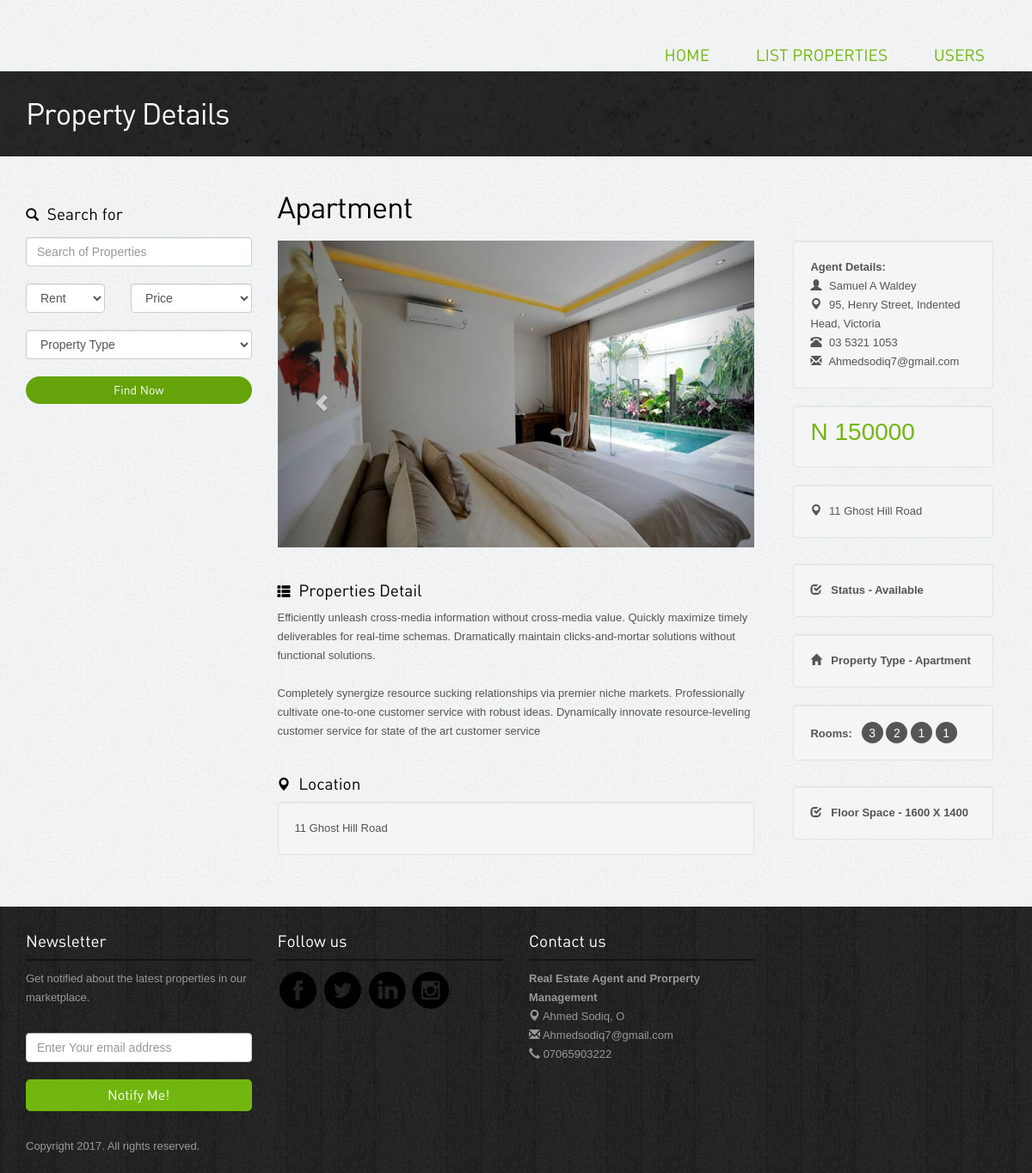
The app's page /property-detail.php?id=1 with its own data.
### tables this page shows
CREATE TABLE `properties` (
  `property_id` int(10) NOT NULL,
  `property_title` varchar(150) DEFAULT NULL,
  `property_details` text DEFAULT NULL,
  `delivery_type` varchar(20) DEFAULT NULL,
  `availablility` int(5) DEFAULT NULL,
  `price` float DEFAULT NULL,
  `property_address` varchar(200) DEFAULT NULL,
  `property_img` varchar(200) DEFAULT NULL,
  `bed_room` int(5) DEFAULT NULL,
  `liv_room` int(5) DEFAULT NULL,
  `parking` int(5) DEFAULT NULL,
  `kitchen` int(5) DEFAULT NULL,
  `utility` varchar(100) DEFAULT NULL,
  `property_type` varchar(20) DEFAULT NULL,
  `floor_space` varchar(20) DEFAULT NULL,
  `agent_id` int(10) DEFAULT NULL,
  `dateCreated` varchar(50) DEFAULT NULL
);

CREATE TABLE `agent` (
  `agent_id` int(10) NOT NULL,
  `agent_name` varchar(150) NOT NULL,
  `agent_address` varchar(250) NOT NULL,
  `agent_contact` varchar(20) NOT NULL,
  `agent_email` varchar(25) NOT NULL,
  `agent_password` varchar(50) DEFAULT NULL,
  `dateRegistered` varchar(255) DEFAULT NULL
);

### property-detail.php (the view, shortened to what this page needs)
<?php
include_once "connection.php";
if(isset($_GET['id'])){
	$pageid = $_GET['id'];
}
$query = "select * from properties, agent where properties.property_id = '$pageid' and properties.agent_id = agent.agent_id";
$result = mysqli_query($con, $query);
while($property_result = mysqli_fetch_assoc($result)){
			$property_title = $property_result['property_title'];
			$property_details = $property_result['property_details'];
			$availablility = $property_result['availablility'];
			$price = $property_result['price'];
			$property_address = $property_result['property_address'];
			$property_img = $property_result['property_img'];
			$bed_room = $property_result['bed_room'];
			$liv_room = $property_result['liv_room'];
			$parking = $property_result['parking'];
			$kitchen = $property_result['kitchen'];
			$property_type = $property_result['property_type'];
			$floor_space = $property_result['floor_space'];
			$agent_name = $property_result['agent_name'];
			$agent_address = $property_result['agent_address'];
			$agent_contact = $property_result['agent_contact'];
			$agent_email = $property_result['agent_email'];
}
?>
<!DOCTYPE html>
<html lang="en">
<head>
 	<link rel="stylesheet" href="assets/bootstrap/css/bootstrap.css" />
  <link rel="stylesheet" href="assets/style.css"/>
<link rel="stylesheet" href="assets/owl-carousel/owl.carousel.css">
<link rel="stylesheet" href="assets/owl-carousel/owl.theme.css">
    <link rel="stylesheet" type="text/css" href="assets/slitslider/css/style.css" />
    <link rel="stylesheet" type="text/css" href="assets/slitslider/css/custom.css" />
<script src='assets/google_analytics_auto.js'></script></head>
<body>
<div class="container">
<div class="header">
            <div class="menu">
              <ul class="pull-right">
              	<li><a href="index.php">Home</a></li>
                <li><a href="list-properties.php">List Properties</a>
                </li>
                <li><a href="list-properties.php">Users</a>
                </li>
              </ul>
           </div>
</div>
</div>
<div class="inside-banner">
  <div class="container">
    <h2>Property Details</h2>
</div>
</div>
<div class="container">
<div class="properties-listing spacer">
<div class="row">
<div class="col-lg-3 col-sm-4 hidden-xs">
<div class="search-form"><h4><span class="glyphicon glyphicon-search"></span> Search for</h4>
  <form action="search.php" method="post" name="search">
    <input type="text" class="form-control" name="search" placeholder="Search of Properties">
    <div class="row">
            <div class="col-lg-5">
              <select name="delivery_type" class="form-control">
                <option value="Rent">Rent</option>
              </select>
            </div>
            <div class="col-lg-7">
              <select name="search_price" class="form-control">
                <option>Price</option>
              </select>
            </div>
          </div>
          <div class="row">
          <div class="col-lg-12">
              <select name="property_type" class="form-control">
                <option>Property Type</option>
              </select>
              </div>
          </div>
          <button name="submit" class="btn btn-primary">Find Now</button>
</form>
  </div>
</div>
<div class="col-lg-9 col-sm-8 ">
<h2><?php echo $property_title; ?></h2>
<div class="row">
  <div class="col-lg-8">
  <div class="property-images">
<div id="myCarousel" class="carousel slide" data-ride="carousel">
      <div class="carousel-inner">
        <div class="item active">
          <img src="<?php echo $property_img; ?>" class="properties" alt="properties" />
        </div>
      </div>
      <a class="left carousel-control" href="#myCarousel" data-slide="prev"><span class="glyphicon glyphicon-chevron-left"></span></a>
      <a class="right carousel-control" href="#myCarousel" data-slide="next"><span class="glyphicon glyphicon-chevron-right"></span></a>
    </div>
  </div>
  <div class="spacer"><h4><span class="glyphicon glyphicon-th-list"></span> Properties Detail</h4>
  <p><?php echo $property_details; ?></p>
  </div>
  <div><h4><span class="glyphicon glyphicon-map-marker"></span> Location</h4>
<div class="well"><?php echo $property_address; ?></div>
  </div>
  </div>
  <div class="col-lg-4">
  <div class="col-lg-12  col-sm-6">
<div class="property-info">
<div class="well">
<b> Agent Details:</b> <br>
<span class="glyphicon glyphicon-user"></span> <?php echo $agent_name ?><br>
<span class="glyphicon glyphicon-map-marker"></span> <?php echo $agent_address; ?><br>
<span class="glyphicon glyphicon-phone-alt"></span> <?php echo $agent_contact; ?><br>
<span class="glyphicon glyphicon-envelope"></span> <?php echo $agent_email; ?><br>
</div>
<div class="well"><p class="price"> N <?php echo $price; ?></p></div>
  <p class="area"><div class="well"><span class="glyphicon glyphicon-map-marker"></span> <?php echo $property_address; ?> </div></p>
</div>
    <div class="well"><span class="glyphicon glyphicon-check"></span> &nbsp; <b>Status - <?php if($availablility == 0){echo "Available";} else {echo "Not Available";} ?></b></div>
    <div class="well"><span class="glyphicon glyphicon-home"></span> &nbsp; <b>Property Type - <?php echo $property_type; ?></b></div>
    <div class="listing-detail">
    <div class="well">
    <b>Rooms: &nbsp;</b>
    <span data-toggle="tooltip" data-placement="bottom" data-original-title="Bed Room"><?php echo $bed_room; ?></span>
    <span data-toggle="tooltip" data-placement="bottom" data-original-title="Living Room"><?php echo $liv_room; ?></span>
    <span data-toggle="tooltip" data-placement="bottom" data-original-title="Parking"><?php echo $parking; ?></span>
    <span data-toggle="tooltip" data-placement="bottom" data-original-title="Kitchen"><?php echo $kitchen; ?></span>
    </div>
    </div>
    <div class="well"><span class="glyphicon glyphicon-check"></span> &nbsp; <b>Floor Space - <?php echo $floor_space; ?></b></div>
</div>
<div class="col-lg-12 col-sm-6 ">
</div>
  </div>
</div>
</div>
</div>
</div>
</div>
<div class="footer">
<div class="container">
<div class="row">
            <div class="col-lg-3 col-sm-3">
                    <h4>Newsletter</h4>
                    <p>Get notified about the latest properties in our marketplace.</p>
                    <form class="form-inline" role="form">
                            <input type="text" placeholder="Enter Your email address" class="form-control">
                                <button class="btn btn-success" type="button">Notify Me!</button></form>
            </div>
            <div class="col-lg-3 col-sm-3">
                    <h4>Follow us</h4>
                    <a href="#"><img src="images/facebook.png" alt="facebook"></a>
                    <a href="#"><img src="images/twitter.png" alt="twitter"></a>
                    <a href="#"><img src="images/linkedin.png" alt="linkedin"></a>
                    <a href="#"><img src="images/instagram.png" alt="instagram"></a>
            </div>
             <div class="col-lg-3 col-sm-3">
                    <h4>Contact us</h4>
                    <p><b>Real Estate Agent and Prorperty Management</b><br>
<span class="glyphicon glyphicon-map-marker"></span> Ahmed Sodiq, O<br>
<span class="glyphicon glyphicon-envelope"></span> Ahmedsodiq7@gmail.com<br>
<span class="glyphicon glyphicon-earphone"></span> 07065903222</p>
            </div>
        </div>
<p class="copyright">Copyright 2017. All rights reserved.	</p>
</div></div>
</body>
</html>

### assets/style.css (style rules this page uses)
body { color:#555; font:normal 13px/22px Arial; background:url(../images/bgmain.png) #eee; }
h1,h2,h3,h4,h5 { font-weight:normal; font-family: din;margin: 0;padding: 0;color: #000 }
h2 { font-size: 35px; letter-spacing: -1px;margin-bottom: 20px; }
h4 { margin: 10px 0; font-size: 19px; }
h4 span { margin-right: 5px; font-size: 15px; }
p { margin-bottom: 30px; }
a { color:#72b70f; text-decoration:none;outline: none; }
.spacer { margin-top: 40px;margin-bottom:40px; }
select,input { outline: 0; margin-bottom: 20px; }
.btn { border-radius: 5px; font-family: din; outline: none; }
.btn-success { background: #72b70f;border:1px solid #72b70f;padding:6px 20px; font-size:16px; width: 100%; }
.btn-primary { background: #64a30a;border:none;width: 100%;border-radius: 20px; }
.header { padding: 20px 0; }
.header ul { list-style: none;margin: 0; padding: 0;margin-top: 25px; }
.header ul li { display: inline-block; padding: 0 0 0 40px; }
.header ul li a { font-size: 19px;font-family: din;text-transform: uppercase; }
.listing-detail { margin-bottom: 30px; }
.listing-detail span { color: #fff; width: 25px; height: 25px; background-color: #555;display: inline-block;border-radius:25px; text-align: center;line-height: 26px; font-size: 14px;cursor: crosshair; }
.inside-banner { background:url(../images/bginside.jpg) #222;color: #fff; padding: 30px 0; }
.inside-banner h2 { margin: 0; color: #fff; }
.search-form { margin-bottom: 50px; }
.search-form h4 { margin: 17px 0; }
.property-info { margin:0 0 30px 0; }
.property-info span { margin-right: 5px; }
.property-info p { margin-bottom:10px; }
.property-info p.price { font-size: 28px;color: #72b70f;padding:0;border-radius: 5px; }
.menu { display: inline-block; padding:0; float:right; }
.menu ul { padding: 0; list-style: none; }
.menu ul li { display: inline-block; position: relative; text-align: left; }
.menu ul li a { display: block; padding: 8px 25px; text-decoration: none; }
.header ul li { padding: 0 !important; }
.footer { background:url(../images/bg.jpg) #222; padding: 20px 0; color: #999; }
.footer h4 { color: #fff;border-bottom: 2px solid #131313;margin-bottom: 10px;padding-bottom: 10px; }
.footer p.copyright { margin: 30px 0 0 0; }

### records on screen
properties: property_title "Apartment", property_img (picture), property_details "Efficiently unleash cross-media information without cross-media value. Quickly maximize timely deliverables for real-time schemas. Dramatically maintain clicks-and-mortar solutions without functional solutions. Completely synergize resource sucking relationships via premier niche markets. Professionally cultivate one-to-one customer service with robust ideas. Dynamically innovate resource-leveling customer service for state of the art customer service", property_address "11 Ghost Hill Road", agent.agent_name "Samuel A Waldey", agent.agent_address "95, Henry Street, Indented Head, Victoria", agent.agent_contact "03 5321 1053", agent.agent_email "Ahmedsodiq7@gmail.com", price "150000", property_type "Apartment", bed_room "3", liv_room "2", parking "1", kitchen "1", floor_space "1600 X 1400"
